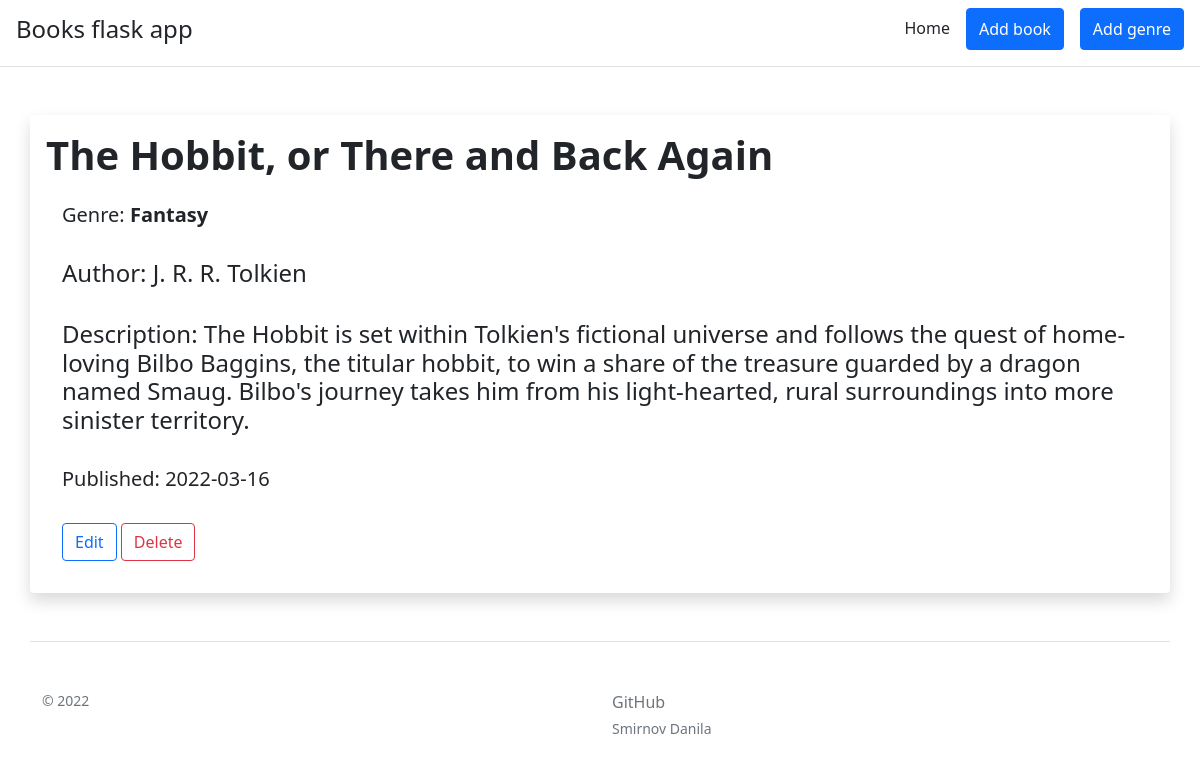
The page /5 on the database its author committed.
### app.py (models this page shows, shortened)
class Books(db.Model):
    id = db.Column(db.Integer, primary_key=True)
    title = db.Column(db.String(100), nullable=False)
    genre = db.Column(db.Integer, db.ForeignKey('genres.id'), nullable=False)
    author = db.Column(db.String(100), nullable=False)
    description = db.Column(db.String(500), nullable=False)
    date = db.Column(db.DateTime, default=datetime.utcnow)

class Genres(db.Model):
    id = db.Column(db.Integer, primary_key=True)
    name = db.Column(db.String(100), nullable=False)
    books = db.relationship('Books', backref='genres', lazy=True)

### app.py (the view)
@app.route('/<int:id>')
def book_info(id):
    book = Books.query.get_or_404(id)
    genres = Genres.query.all()
    return render_template('book_info.html', book=book, genres=genres)

### templates/book_info.html (shortened to what this page needs)
{% extends 'base.html' %}
{% block body %}
<div class="container mt-5 mb-5 shadow p-3 bg-body rounded">
    <h1><b>{{ book.title }}</b></h1>
    <div class="card-body">
        <h5>Genre: <b>{{ genres[book.genre-1].name }}</b></h5>
        <br>
        <h4>Author: {{ book.author }}</h4>
        <br>
        <h4>Description: {{ book.description }}</h4>
        <br>
        <h5>Published: {{ book.date.date() }}</h5>
        <br>
        <a href="/{{ book.id }}/update" class="btn btn-outline-primary">Edit</a>
        <a href="/{{ book.id }}/delete" class="btn btn-outline-danger">Delete</a>
    </div>
</div>
{% endblock %}

### rows shown on the page
Books: title "The Hobbit, or There and Back Again", genre.name "Fantasy", author "J. R. R. Tolkien", description "The Hobbit is set within Tolkien's fictional universe and follows the quest of home-loving Bilbo Baggins, the titular hobbit, to win a share of the treasure guarded by a dragon named Smaug. Bilbo's journey takes him from his light-hearted, rural surroundings into more sinister territory.", date "2022-03-16"
